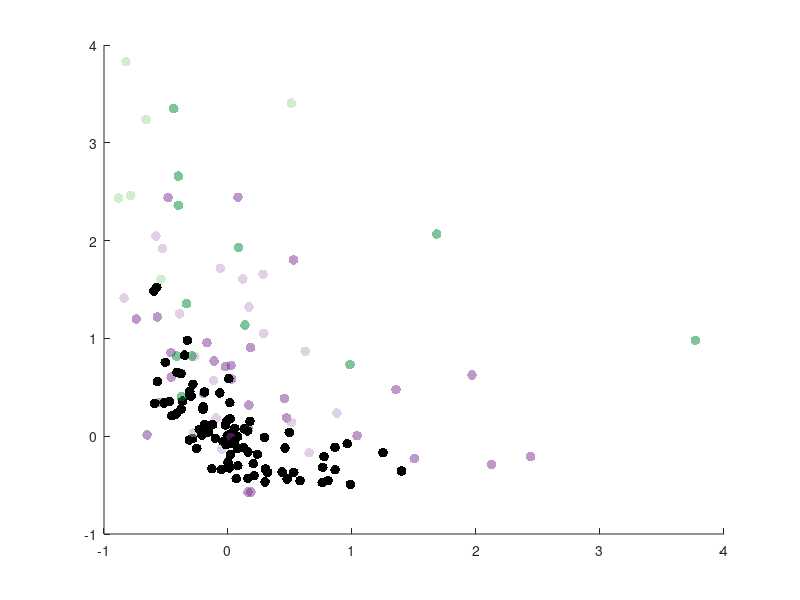

Recreate this plot in MATLAB. (Note: this script raises an error after producing the figure.)
% Script to plot figures with ROMnorm vs. MSEnorm
clear;

% Load data table (made in "generate_rom_mse_datatable.m")
%%% Save out params 1       2          3    4     5     6 
% Column 1 -- subject ID
% Column 2 -- control subject? 1=yes, 0=no
% Column 3 -- joint number (#1-11)
% Column 4 -- affected hand? 1=yes, 0=no (for controls affected=L, unaff=R)
% Column 5 -- [mse_min, mse, mse_max]; 
% Column 6 -- [rom_min, rom, rom_max];


% Assume you're in the doses-kincode directory: 
%nstd = 0.5; 
%load(['data/datatable' num2str(nstd) 'std_acc_samp_prec.mat'])
load('data/datatable_boot_acc_samp_prec.mat')

% light to dark 
%colors_p = {[253,204,138],[252,141,89],[227,74,51],[179,0,0]};
%colors_p = {[228,26,28],[55,126,184],[77,175,74],[152,78,163]}; 
%colors_p = {[237, 32, 36], [28, 117, 188] [118, 172, 66], [127, 47, 141]}; % R/B/G/purple
%colors_p = {[189,201,225], [103,169,207], [28,144,153], [1,108,89]}
%colors_p = {[179,205,227],[140,150,198]*.8, [136,86,250],[121,15,124]}; % purples
colors_p = {[123,50,148],[194,165,207],[166,219,160],[0,136,55]}; 


%% Get out mse_norm and rom_norm
mse_norm = []; % N x 3 
rom_norm = []; % N x 5
jt_ = []; % 1 x N 
id_ = []; % 1 x N: id: 1=aff, 2=unaff, 3=ctrl
subj_nm = {}; 

for jt = 1 : 11
    
    % Get control values to do the normalizations: 
    normal_rom = []; 
    normal_mse = []; 

    for i = 1:length(datatable)
            % correct joint             % normals
        if datatable{i}{3} == jt && datatable{i}{2} == 1
            mse = datatable{i}{5};
            rm = datatable{i}{6}; 
            normal_rom = [normal_rom rm(2)]; 
            normal_mse = [normal_mse mse(2)]; 
            
        end
    end

    % Calculate normalizers for this joint 
    medROM = median(normal_rom); 
    medMSE = median(normal_mse);

    % Now collect all data we care about and normalize it 
    for i = 1:length(datatable)
    
        % Correct joint 
        if datatable{i}{3} == jt 

            if datatable{i}{2} == 1 
                id_num = 3; % CONTROL -- not distinguishing b/w L/R; 
            
            elseif datatable{i}{2} == 0 && datatable{i}{4} == 1 % affected
                id_num = 1; % AFF
               
            elseif datatable{i}{2} == 0 && datatable{i}{4} == 0 % unaffected
                id_num = 2; %UNAFF
            else
                disp('Mistake! You should NOT end up here -- you should be in one of the above if/else statements')
                keyboard
            end
            
            % Save [min, val, max] for mse/rom: 
            mse = datatable{i}{5};
            rm = datatable{i}{6}; 
            mse_norm = [mse_norm; (mse - medMSE)/medMSE ];
            rom_norm = [rom_norm; (rm  - medROM)/medROM ]; 
            jt_ = [jt_ jt]; 
            id_ = [id_ id_num]; 
            subj_nm{end+1} = datatable{i}{1}{1}; 

        end
    end
end

%% Plot rom_norm vs. mse_norm

% Plot datapoints 
ix1 = find(id_==1); % affected
ix2 = find(id_==2); %unaffected
ix3 = find(id_==3); % ctrls 

%% Plot 1 -- only mean, by joint category
figure; hold all; 
ax = subplot(1,1,1); 

% Which data to consider "abnormal" 
load('data/norm_abn_pat_indices.mat', 'save_indices'); 

% key options : 
% 'all_patients', -- all patients' affected jts regardless of whether in the 
% %                   'normal ellipse' or not are used to make
%                       joint-specific ellipses (not used) 
% 'all_mean_outside_ellipse_patients' -- if the mean of the patient / joint
%                       is outside the ellipse, then use this to make joint
%                       specific ellipses (used for fig 2) 
% 'all_error_outside_ellipse_patients' -- if the mean and ALL the error
%                        bars are outside the ellipse, then use this to 
%                        make joint specific ellipses (used for supp fig 3)
abnormal_key = 'all_patients'; 

% Plot points w/ colors
for i=1:11
    if i<=5 % distal joints 
        %mark = 's';
        c = 1; % category 1 
    elseif i==6 % elbow 
        %mark = 'o'; 
        c = 3; % category 3 -- elbow 
    elseif i<=9 % palm 
        %mark = 'h'; 
        c = 2; % category 2 -- wrist 
    elseif i<=11 % shoulder
        %mark = 'd'; 
        c = 4; % category 4 -- wrist
    end
    ix_jt1 = find(jt_(ix1) == i); 
    ix_jt2 = find(jt_(ix2) == i); 
    ix_jt3 = find(jt_(ix3) == i); 
    
    % Affected (red) 
    n = length(ix_jt1); 
    scatter(rom_norm(ix1(ix_jt1), 2), mse_norm(ix1(ix_jt1), 2), 50, repmat(colors_p{c}/256, [n, 1]), 'filled', 'MarkerFaceAlpha', .5);

    % Control (black) 
    n = length(ix_jt3); 
    scatter(rom_norm(ix3(ix_jt3), 2), mse_norm(ix3(ix_jt3), 2), 50, 'k', 'filled');  

    % Unaffected (blue)-- remove this for now 
    %scatter(rom_norm(ix2(ix_jt2), 2), mse_norm(ix2(ix_jt2), 2), 100, 'b', 'filled', mark)  
end

% Confidence ellipse 
[~] = plot_conf_ellipse(ax, rom_norm(ix3, 2), mse_norm(ix3, 2),'k',...
    rom_norm(ix1, 2), mse_norm(ix1, 2));

% Also plot confidence ellipses for abnormal distal/wrist/elbow/shoulder
ellipse_data = {}; 
for c = 1:4
    ellipse_data{c} = []; 
end

% Which jts are abnormal; 
abn_jts = save_indices.(abnormal_key); 

for i=1:11
    if i<=5 % distal joints 
        c = 1; % category 1 
    elseif i==6 % elbow 
        c = 3; % category 3 -- elbow 
    elseif i<=9 % palm 
        c = 2; % category 2 -- wrist 
    elseif i<=11 % shoulder
        c = 4; % category 4 -- wrist
    end
    
    
    % Get joints
    ix_jt1 = find(jt_(abn_jts) == i); 

    % save data for ellipse making later 
    ellipse_data{c} = [ellipse_data{c};...
        [rom_norm(abn_jts(ix_jt1), 2) mse_norm(abn_jts(ix_jt1), 2)]]; 
end

for c = 1:4
    [~] = plot_conf_ellipse(ax, ellipse_data{c}(:, 1),...
        ellipse_data{c}(:, 2), colors_p{c}/256,...
        [], [], 75);
end

xlabel('Norm ROM')
ylabel('Norm T2TV')
xlim([-1, 4])
ylim([-1, 4])
set(gcf, 'Position', [0, 0, 400, 400])
saveas(gcf, ['figs/normROMvMSE_byJtCat.svg'])

%% Plot 2 -- affected/unaffected plus ellipse 
figure; hold all; 
ax = subplot(1,1,1); 
blue = [100, 148, 165]/256; 


% Plot dots 
plot(rom_norm(ix1, 2), mse_norm(ix1, 2), 'r.', 'MarkerSize',15)
plot(rom_norm(ix2, 2), mse_norm(ix2, 2), '.', 'MarkerSize',15, 'Color', blue)

% Plot control subjects 
plot(rom_norm(ix3, 2), mse_norm(ix3, 2), 'k.', 'MarkerSize',15)  

% Confidence ellipse 
[~] = plot_conf_ellipse(ax, rom_norm(ix3, 2), mse_norm(ix3, 2),'k',...
    rom_norm(ix1, 2), mse_norm(ix1, 2));

% [~] = plot_conf_ellipse(ax, rom_norm(ix1, 2), mse_norm(ix1, 2),'r',...
%     rom_norm(ix1, 2), mse_norm(ix1, 2));
% 
% [~] = plot_conf_ellipse(ax, rom_norm(ix2, 2), mse_norm(ix2, 2),blue,...
%     rom_norm(ix1, 2), mse_norm(ix1, 2));

% Labels 
xlabel('Norm ROM'); xlim([-1, 4])
ylabel('Norm T2TV'); ylim([-1, 4])
set(gcf, 'Position', [0, 0, 300, 300])
saveas(gcf, ['figs/normROMvMSE_wAffUnaffCtrl.svg'])

%% Plot 2.5 -- normal / patients for individual joints
close all; 
jts_ids = [5, 6, 10]; % from generate_fig2
jt_nms = {'Index DIP', 'Elbow Flex/Ext', 'Shoulder Abd/Add'}; 

%jt_cols = {[237, 32, 36], [118, 172, 66], [127, 47, 141]}; % R/G/purple
%jt_cols = {[123,50,148],[166,219,160],[0,136,55]}; 
jt_cols = {colors_p{1}, colors_p{3}, colors_p{4}}; 
subjects = {'B8M', 'B12J', 'S13J'}; 

for i_j = 1:length(jts_ids)
    figure(i_j); hold all; 

    % Plot the 'normals' ellipse 
    ax = gca; 
    [~] = plot_conf_ellipse(ax, rom_norm(ix3, 2), mse_norm(ix3, 2),'k',...
        [], []);
    
    % Now plot the individual normal points for this joint; 
    jix3 = find(jt_(ix3) == jts_ids(i_j));
    plot(rom_norm(ix3(jix3), 2), mse_norm(ix3(jix3), 2), 'k.','MarkerSize', 20)

    % Now plot the affected patient jts for this joint 
    jix1 = find(jt_(ix1) == jts_ids(i_j));

    for subj = 1:length(subjects)
        subjid = subjects{subj}; 

        for j = 1:length(jix1)
            ogix = ix1(jix1(j)); 
            if contains(subj_nm{ogix}, subjid)
                plot(rom_norm(ogix, 2), mse_norm(ogix, 2), '.', 'Color', jt_cols{i_j}/256, 'MarkerSize', 20)
                text(rom_norm(ogix, 2), mse_norm(ogix, 2), subjid, 'Color', jt_cols{i_j}/256)
            end
        end
    end
    xlim([-1, 1.5])
    ylim([-1, 3.5])

    % save 
    set(gcf, 'Position', [0, 0, 300, 300])
    title(jt_nms{i_j})
    xlabel('Norm. ROM')
    ylabel('Norm. T2TV')
    saveas(figure(i_j), ['figs/jt_id' num2str(jts_ids(i_j)) '_normROMvMSE.svg'])

end

%% Plot 3 -- Median values for normal, borderline, abnormal points
% inside or outside the ellipse 
close all; 
ax = gca; 
test_result = plot_conf_ellipse(ax, rom_norm(ix3, 2), mse_norm(ix3, 2),'k',...
    rom_norm(ix1, 2), mse_norm(ix1, 2)); 

% Make sure output is the right length 
assert(length(test_result) == length(ix1))

% Dummy figure 
figure; ax2=subplot(1,1,1); 

% Test whether all 4 points of the 2D error bars (N/E/S/W) are outside the
% error ellipse as well
% North
tr1 = plot_conf_ellipse(ax2, rom_norm(ix3, 2), mse_norm(ix3, 2),'k',...
    rom_norm(ix1, 2), mse_norm(ix1, 3)); 
% South
tr2 = plot_conf_ellipse(ax2, rom_norm(ix3, 2), mse_norm(ix3, 2),'k',...
    rom_norm(ix1, 2), mse_norm(ix1, 1));
% East
tr3 = plot_conf_ellipse(ax2, rom_norm(ix3, 2), mse_norm(ix3, 2),'k',...
    rom_norm(ix1, 3), mse_norm(ix1, 2)); 
% West
tr4 = plot_conf_ellipse(ax2, rom_norm(ix3, 2), mse_norm(ix3, 2),'k',...
    rom_norm(ix1, 1), mse_norm(ix1, 2)); 

% Adds all test results %
sum_test_res = sum([test_result', tr1', tr2', tr3', tr4'], 2); 
assert(length(sum_test_res) == length(ix1))

% Find points that are ALL outside the ellipse; 
ix_abn = find(sum_test_res == 5);

% Points were mean is outside error ellipse (but all 4 pts of error may not
% be) 
ix_med = find(test_result == 1); 

% All points 
ix_all = 1:length(test_result); 

% Save these indices
save_indices = struct(); 
save_indices.('all_patients') = ix1; 
save_indices.('all_mean_outside_ellipse_patients') = ix1(ix_med); 
save_indices.('all_error_outside_ellipse_patients') = ix1(ix_abn); 
%save('data/norm_abn_pat_indices.mat', 'save_indices')

% Plot median plots for ROM/MSE for distal
% Jt indices to count as distal/palm/elb/shouder
dist_ix = 1:5; 
palm_ix = 7:9;
elb_ix = 6; 
shoul_ix = 10:11; 

inds = {dist_ix, palm_ix, elb_ix, shoul_ix}; 
jt_labels = {'Distal', 'Wrist', 'Elbow', 'Shoulder'}; 

% Same markers as Tom's Fig2 plot for distal/palm/elb/shouder
marker = {'s', 'h', 'o', 'd'}; 

% 3 different median lines to compute -- all / abnormal mean / abnormal
% mean+abnormal error bars
lev_ix = {ix_abn, ix_med, ix_all}; 
lev_color = {'r', 'm', 'k'}; 
lev_label = {'abn-pt', 'abn+border-pt', 'all-pt'}; 

% Different metrics to plot (rom/mse)
mets = {rom_norm(ix1, 2), mse_norm(ix1, 2)}; 
met_label = {'rom', 'mse'}; 

% Joint labels 
jts = jt_(ix1); 

% Make sure lengths of jts and mets match up since "jts" will be used to
% index into mets; 
assert(length(jts) == length(mets{1}))
assert(length(jts) == length(mets{2}))


figure; 
for met = 1:2

    % First subplot for first metric 
    subplot(1, 2, met); hold all; 
    mt = mets{met}; 

    % For each of the different lines 
    for level=1:3

        % Use level indices derived from above for which datapoints to
        % include
        mt_lev = mt(lev_ix{level}); 
        jt_lev = jts(lev_ix{level}); 

        % Category of joints: 
        for cat=1:4

            % Find all indices that fall into this joint category
            jts_cat = []; 
            for j = 1:length(inds{cat})
                tmp = find(jt_lev==inds{cat}(j)); 
                jts_cat = [jts_cat tmp]; 
            end

            % Plot median of this joint
            plot(median(mt_lev(jts_cat)), level, marker{cat},...
                'Color', lev_color{level},...
                'MarkerFaceColor', lev_color{level},...
                'MarkerSize', 10);
        end

        % Plot horizontal line 
        plot([-1, 3], [level,level], '-',...
            'Color', lev_color{level}, 'LineWidth', 1.5);

        % Add text to describe this line's data 
        text(-1, level-.25, lev_label{level}, 'Color', lev_color{level});
    end

    % Add metric title
    title('Medians by Jt Category'); 
    xlabel(['Norm ' met_label{met}])
    ylim([0, 4]); 
end

%% Plot 3.5 -- plot normROM vs. normMSE w/ ERROR bars 
figure; hold all; 
ax = subplot(1,1,1); 


inds_red = save_indices.('all_error_outside_ellipse_patients') ; 

% Plot errors 
for j = ix1
    if ~isempty(find(inds_red == j))
        col='r'; 
    else
        col = [.5, .5, .5]; 
    end

    plot(rom_norm(j, 2), mse_norm(j, 2), '.', 'MarkerSize', 15, 'Color', col)
    plot([rom_norm(j, 1), rom_norm(j, 3)], [mse_norm(j, 2), mse_norm(j, 2)], '-', 'Color', col)
    plot([rom_norm(j, 2), rom_norm(j, 2)], [mse_norm(j, 1), mse_norm(j, 3)], '-', 'Color', col)
end 

% Plot control subjects 
plot(rom_norm(ix3, 2), mse_norm(ix3, 2), 'k.', 'MarkerSize',15)  

% Confidence ellipse 
[~] = plot_conf_ellipse(ax, rom_norm(ix3, 2), mse_norm(ix3, 2),'k',...
    rom_norm(ix1, 2), mse_norm(ix1, 2));

% Labels 
xlabel('Norm ROM'); xlim([-1, 4])
ylabel('Norm T2TV'); ylim([-1, 4])
set(gcf, 'Position', [0, 0, 400, 400])
saveas(gcf, ['figs/normROMvMSE_wAffUnaffCtrl_werror.svg'])

%% Plot 4 -- plot out violin plot distr of normROM / normMSE vs control
figure; 

% doing this to avoid needing to index by ix1 (bc already done in
% "norm_abn_pat_indices.mat" 
mets_patient = {rom_norm(:, 2), mse_norm(:, 2)}; 

% still want to index by ix3; 
mets_control = {rom_norm(ix3, 2), mse_norm(ix3, 2)}; 
mets_label = {'Norm ROM', 'Norm T2TV'}; 

% Joint labels 
jts_p = jt_; 
jts_c = jt_(ix3); 
jt_labels = {'Distal', 'Wrist', 'Elbow', 'Shoulder'}; 

% Jt indices to count as distal/palm/elb/shouder
dist_ix = 1:5; % index/thumb
palm_ix =7:9;% palm abd / flex / prono
elb_ix = 6; % elbow 
shoul_ix = 10:11; % shoulder 

inds = {dist_ix, palm_ix, elb_ix, shoul_ix}; 

% any patient w/ mean outside ellipse, all patients
%lev_ix = {ix_med};%, ix_all}; 

% Which data to consider "abnormal" 
load('data/norm_abn_pat_indices.mat', 'save_indices'); 

% key options : 
% 'all_patients', -- all patients' affected jts regardless of whether in the 
% %                   'normal ellipse' or not are used to make
%                       joint-specific ellipses (not used) 
% 'all_mean_outside_ellipse_patients' -- if the mean of the patient / joint
%                       is outside the ellipse, then use this to make joint
%                       specific ellipses (used for fig 2) 
% 'all_error_outside_ellipse_patients' -- if the mean and ALL the error
%                        bars are outside the ellipse, then use this to 
%                        make joint specific ellipses (used for supp fig 3)
abnormal_key = 'all_patients'; 
lev_ix = {save_indices.(abnormal_key)}; 


lev_color = {'r'};%,'b'}; 
lev_label = {'abn-pt'};%, 'all-pt'}; 
linecolor = [.5, .5, .5]; 
controlface = [.2, .2, .2]; 
alphas = {.8, .4}; 

dprimes = zeros(2, 4); 

for met = 1:2

    subplot(2, 1, met); hold all; 
    ax = gca; 

    % index into right metric 
    met_p = mets_patient{met}; 
    met_c = mets_control{met}; 

    % for each patient level: 
    for level = 1:1 

        mt_lev_p = met_p(lev_ix{level}); 
        jt_lev_p = jts_p(lev_ix{level}); 

        for cat = 1:4
            
            % which joints are acceptable 
            keep_p = []; 
            keep_c = []; 

            % Aggregate joints 
            for j = 1:length(inds{cat})
                tmp = find(jt_lev_p==inds{cat}(j)); 
                keep_p = [keep_p tmp]; 

                tmp2 = find(jts_c == inds{cat}(j)); 
                keep_c = [keep_c tmp2]; 
            end

            % Plot boxplot for controls  
            if level == 1
                %draw_boxplot(ax, cat, met_c(keep_c), linecolor, controlface, 0.5)
                draw_violin(ax, cat*2, met_c(keep_c), linecolor, controlface, 0.5)
                control_dist = met_c(keep_c); 
            end
    
            % patients 
            %draw_boxplot(ax, cat + (level*.3), mt_lev_p(keep_p),...
            %    linecolor, colors_p{cat}/256, alphas{level}); 
            draw_violin(ax, cat*2 + (level*.6), mt_lev_p(keep_p),...
                linecolor, colors_p{cat}/256, alphas{level})
            stroke_dist = mt_lev_p(keep_p); 

            % Get d-prime distance (from Veuthey et. al. 2020)
            dprime = (mean(stroke_dist) - mean(control_dist)) / (0.5*(sqrt(std(control_dist) + std(stroke_dist)))); 
            assert(dprimes(met, cat) == 0)
            dprimes(met, cat) = dprime; 
           

        end
    end

    xlabel('Joint Categories')
    xticks([1:2:8] + 1.2)
    xticklabels(jt_labels)
    ylabel(mets_label{met})
    xlim([.5, 10])

end

set(gcf, 'Position', [0, 0, 300, 400])
saveas(gcf, ['figs/normROM_normMSE_violins.svg'])

for met = 1:2
    for cat = 1:4
        fprintf('Metric %s, Jt category %s, Dprime=%.2f\n', mets_label{met}, jt_labels{cat}, dprimes(met, cat))
    end
end
